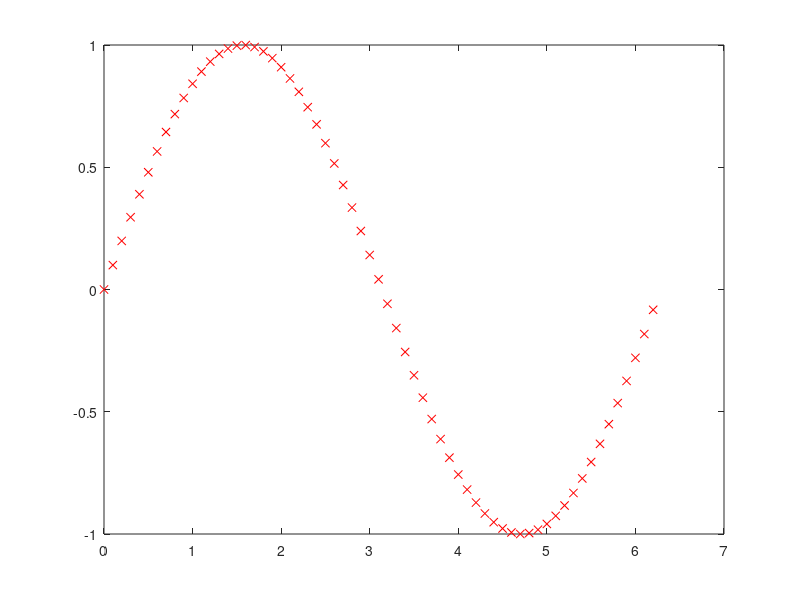

This chart was generated by the following MATLAB code: (Note: this script raises an error after producing the figure.)
% Exercicios 1ª sessão Workshop de MATLAB
clear
%%
%{
Corra a seguinte secção de código (Ctrl + enter ou então "Run Section" no
tab com o nome EDITOR); As variáveis e os seus valores ficam armazenadas
na Workspace; Para visualizar uma variavel double-click em cima do nome da
mesma; Descomente o comando whos para verificar o tipo de cada variavel; o
output deste comando será visivel na Command Window
%}

v1 = 1;
v2 = "abc";
v3 = [1 2 3];
v4 = [1 2 3; 3 2 1];
v5 = 1 + 1i;
%whos

% Utilizando função clear apague as variaveis v2 e v3 da Workspace
clear v2 v3 % para fazer

% Altere o argumento da função clear de forma a apagar todas as variaveis da
% Workspace; O que acontece se não passar nenhum argumento?

%% Vetores
clear

%{
Em MATLAB existem 3 formas de representar um vetor:
   - Descretizar os valores
   - inicio:passo:fim
   - Utilizando a função linspace(inicio, fim, n_valores)
A partir desta informação recrie o seguinte vetor:
%}

vector = [0 10 20 30 40 50];
vector1 = 0:10:50; % para fazer
vector2 = linspace(0, 50, 6); % para fazer

% Verifique, na Workspace, se vector1 e vector2 são iguais a vector.
% O que altera se colocar ";" entre os valores da variavel vector?

%% Matrizes
clear

%{
Tal como para vetores, existem varias maneiras de representar uma matriz:
    - Descretizar os valores
    - Juntar n vetores com o mesmo numero de elementos
    - E varias funções tais como as que apresentamo nos slides
%}

A = [8     1     6;
     3     5     7;
     4     9     2];

% A partir da função magic reproduza a matriz A

m = magic(3); % para fazer

% Obtenha a transposta da matriz m

mT = m'; % para fazer

% Da matriz m e a sua transposta construa uma outra matriz de maior dimensão

M = [m,mT]; % para fazer

% Da função size ou length obtenha o valor da maior dimensão da matriz M

maior_dim = length(M); % para fazer

% Qual o número de elementos da matriz M; "prod" aparece sublinhado a
% vermelho, faça a correção e verifique o resultado

n_elementos = prod(size(M)); % para fazer

% Atribua à variavel el o valor da matriz M que se encontra na 3 coluna,
% linha 2; Qual o primeiro elemento da matriz? Qual o último?

el = M(2,3); % para fazer
el_one = M(1,1); % para fazer
el_last = M(end,end); % para fazer

% Crie uma matriz de elementos pseudo aleatórios de dimensão 20x20
rng(42) % esta função permite obter os mesmos valores da funcão randi 
%independetemente do número de vezes que o programa é executado (seed)

random = randi(20,20); % para fazer

% Através desta matriz extraia os elementos de 15 a 20 da coluna 7; obtenha o
% mesmo resultado através de um vetor

%vector = [15:20] % para fazer
v = random(15:20,7); % para fazer

% Construa um vetor com os elementos da matriz random maiores que 15

v_maior_15 = random(random > 15); % para fazer

%% Aritmética de Matrizes
clear v_maior_15 v random el_last el_one el n_elementos maior_dim M A

% Operações entre m e a sua transposta

mult = m*mT;
div = m/mT;
squared = m^2;

% o que alterava nas operações anteriores para serem feitas elemento a
% elemento?

% obtenha de 3 maneiras diferentes a matriz twos
twos = [2 2 2 2 2 2;
        2 2 2 2 2 2;
        2 2 2 2 2 2;
        2 2 2 2 2 2;
        2 2 2 2 2 2;
        2 2 2 2 2 2];

twos_1 = zeros(6,6) + 2; % para fazer
twos_2 = 2*ones(6,6); % para fazer
twos_3 = 2*ones(6,6) + zeros(6,6); % para fazer
%% Sistemas de Equações
clear

%{
Considere o seguinte sistema de equações

    4u + 2v - 3w = 10
    7u - 3v      = -4
    5u + 7v + 4w = 9

Escreve as matrizes A e b que lhe permitam obter o valor do vetor [u,v,w]
%}

A = [4     2     -3;
     7     -3     0;
     5     7     4]; % para fazer
 
b = [10; -4; 9]; % para fazer

% Obtenha o vetor [u,v,w]

x1 = inv(A)*b; % para fazer

% Obtenha o mesmo resultado através de uma função built-in ao MATLAB
x2 = linsolve(A,b); % para fazer

%% Polinómios 
clear

% Represente os seguintes polinómios
% p(x) = x^5 - 2x^3 + 0.5x^2 - 49x + 2
% q(x) = 2x^4 - 3x^2 + 5x

p = [1 0 -2 0.5 -49 2]; % para fazer
q = [2 0 -3 5 0]; % para fazer

% Calcule as raizes de p(x) e q(x)

raizes_p = roots(p); % para fazer
raizes_q = roots(q); % para fazer

% utilize o comando que permita a multiplicação dos polinomios

mult = conv(p,q); % para fazer

% Tendo em conta as raizes que obteve utilize a função poly de maneira a
% obter de novo os polinomios p e q; Notou alguma diferença entre o
% resultado obtido e os polinomios do enunciado? Compare

new_p = poly(raizes_p); % para fazer
new_q = poly(raizes_q); % para fazer

%% Plots
clear
%{
% Faça um gráfico da função seno no intervalo de [0, 2*pi], com um passo
% de 0.1. A linha do gráfico deve ser a vermelho, com marcadores de 'x'.
%}
close

x = 0:0.1:2*pi; % para fazer
y = sin(x); % para fazer

plot(x, y, 'xr') % para fazer
%{
Dê plot de duas funções f(x1) = 2 * x1 - 1 e g(x2) = (x2)^2, no mesmo
gráfico, a primeira com uma linha azul e a segunda com uma linha 
preta. Para o dominio de f use um vetor de -10 a 10 com um passo de
0.1 e para o da g use um vetor de -5 a 5 com 100 pontos.
%}
close

x1 = -10:0.1:10; % para fazer
x2 = linspace(-5, 5, 100); % para fazer

f = 2 * x1 - 1; % para fazer
g = x2 ^ 2; % para fazer

plot(x1, f, 'b') % para fazer
hold on  % para fazer
plot(x2 , g, 'k') % para fazer

% Ou, alternativamente,
% plot(x1, f, 'b',x2, g, 'k')

% Com as funções do exercício anterior faça um subplot onde no gráfico 
% de cima apareça a função g e no de baixo a função f.
close

subplot(2, 1, 1) % para fazer
plot(x2, g, 'k') % para fazer

subplot(2, 1, 2) % para fazer
plot(x1, f, 'b') % para fazer





































